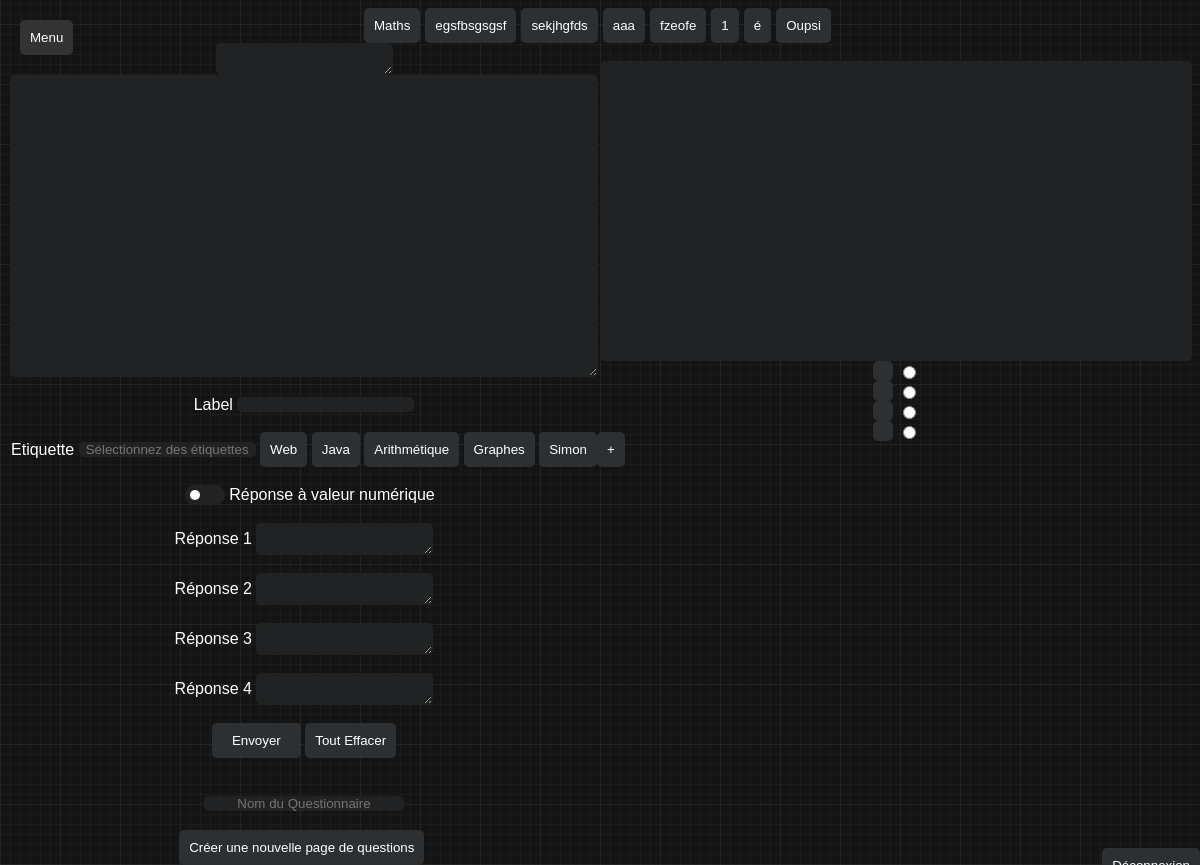
The page /editeur (signed in) on the database its author committed.
### wams/db.py (models this page shows, shortened)
class question(db.Model):
    id = db.Column(db.Integer(), primary_key=True)
    Label = db.Column(db.String(), nullable =False)
    Etiquette = db.Column(db.String(), nullable =False)
    Question = db.Column(db.String(), nullable =False)
    Réponse1 = db.Column(db.String(), nullable =False)
    Réponse2 = db.Column(db.String(), nullable =True)
    Réponse3 = db.Column(db.String(), nullable =True)
    Réponse4 = db.Column(db.String(), nullable =True)
    bonne_reponse = db.Column(db.String())

### wams/routes.py (the view, shortened to what this page needs)
@app.route('/editeur', methods=['GET', 'POST'])
def editeur():
    for tag in Etiquettes.query.all():
        if not(tag.id in globalTags): #Initialise les étiquettes de base
            globalTags.append(tag.id)
    AllQuestion = question.query.all()
    form = Form()
    return render_template('editeur.html', form = form, question = AllQuestion, globalTags=globalTags, len=len(globalTags), len9 = len(globalTags) if len(globalTags)<9 else 9)

### wams/forms.py
class Form(FlaskForm):
    Label = StringField(label='Label')
    Etiquette = StringField(label='Etiquette', render_kw={'readonly': True, 'placeholder' : 'Sélectionnez des étiquettes'})
    Question = TextAreaField(label='Question')
    Réponse1 = TextAreaField(label='Réponse 1')
    Réponse2 = TextAreaField(label='Réponse 2')
    Réponse3 = TextAreaField(label='Réponse 3')
    Réponse4 = TextAreaField(label='Réponse 4')
    bonne_reponse = TextAreaField(label='bonne_reponse')
    submit = SubmitField(label='Envoyer')

### wams/db.py (called while the page is built)
@login_manager.user_loader
def load_user(id):
    return user_info.query.get(int(id))

### wams/templates/editeur.html (shortened to what this page needs)
{% extends 'base.html' %}
{% block content %}
{% if current_user.is_authenticated %}
    <div id="divQuestions">
      {% for question in question %}
          <button data-id="{{ question.id }}" class="update-button">{{ question.Label }}</button>
      {% endfor %}
    </div>
    <div id="divGauche" class="left">
    <form method="POST" id="myForm" style="width: 100%; height: auto;">
        {{form.bonne_reponse()}}
        <br>
        {{form.Question()}}
        <br><br>
        {{form.Label.label()}}
        {{form.Label()}}
        <br><br>
        {{form.Etiquette.label()}}
        {{form.Etiquette}}
        {% for tag in range(0, len9) %}
          <button id = "{{ globalTags[tag] }}" class = "tagButton" type = "button">{{ globalTags[tag] }}</button>
        {% endfor %}
        <button id = "plus" type = "button" class = "plus">+</button>
        <br> <br>
        <input type="checkbox" id = "BoutonValNum" class="checkbox hidden">  <label id="switchBoutonValNum" for="BoutonValNum">Réponse à valeur numérique</label> <label for="switchBoutonValNum">Réponse à valeur numérique</label>
        <br><br>
        <div id = "boutonValNum">
          {{form.Réponse1.label()}}
          {{form.Réponse1()}}
        </div>
        <br><br>
        <div id="QCM">
          {{form.Réponse2.label()}}
          {{form.Réponse2()}}
          <br><br>
          {{form.Réponse3.label()}}
          {{form.Réponse3()}}
          <br><br>
          {{form.Réponse4.label()}}
          {{form.Réponse4()}}
        </div>
        <br><br>
        {{form.submit()}}
        <button type="button" id="reset-button">Tout Effacer</button>
    </form>
      <br> <br>
      <input type="text" id="labelQuestionnaire" placeholder="Nom du Questionnaire">
      <br><br>
      <div class="inline-block">
        <button id="envoyerPageQuestions">Créer une nouvelle page de questions</button>
        <div id="Deconnexion_button_div">
          <form action="{{ url_for('deconnexion') }}" method="POST">
            <button type="submit" id="Deconnexion_button">Déconnexion</button>
          </form>
        </div>
      </div>
    </div>
  <div id="divDroite" class="right">
    <br>
    <div id="visu">
      </div>
    </div>
    <br>
    <div id = boutonsDivDroite>
      <button id="R1"></button> <input type="radio" id="BonneRéponse1" name="choisirReponse" class="radioReponse">
      <br>
      <button id="R2"></button> <input type="radio" id="BonneRéponse2" name="choisirReponse" class="radioReponse">
      <br>
      <button id="R3"></button> <input type="radio" id="BonneRéponse3" name="choisirReponse" class="radioReponse">
      <br>
      <button id="R4"></button> <input type="radio" id="BonneRéponse4" name="choisirReponse" class="radioReponse">
      <br>
      <br>
    </div>
    {% else %}
    <p>Il faut être connecté pour accéder au créateur de questions !</p>
    <a href="{{url_for('connexion')}}">Connexion</a>
    {% endif %}
{% endblock %}

### wams/static/css/style.css (style rules this page uses)
* { text-align: center; vertical-align: middle; padding: 0; text-decoration: none; list-style: none; color: white; }
body { font-family: "Gill Sans", sans-serif; background-image: repeating-linear-gradient(90deg, hsla(57,0%,42%,0.09) 0px, hsla(57,0%,42%,0.09) 1px,transparent 1px, transparent 60px),repeating-linear-gradient(0deg, hsla(57,0%,42%,0.09) 0px, hsla(57,0%,42%,0.09) 1px,transparent 1px, transparent 60px),repeating-linear-gradient(0deg, hsla(57,0%,42%,0.09) 0px, hsla(57,0%,42%,0.09) 1px,transparent 1px, transparent 10px),repeating-linear-gradient(90deg, hsla(57,0%,42%,0.09) 0px, hsla(57,0%,42%,0.09) 1px,transparent 1px, transparent 10px),linear-gradient(90deg, rgb(20,20,20),rgb(20,20,20)); }
div { display: inline-block; width: auto; }
form { display: inline-block; height: auto; }
.left { float: left; width: 50%; }
.right { float: right; width: 50%; }
input { border-radius: 5px; border: none; background-color: #202224; color: white; }
#submit { border-radius: 5px; border: none; background-color:#2d3033; color: white; padding: 10px 20px; transition: background-color 0.5s ease; cursor: pointer; }
button { border-radius: 5px; border: none; background-color: #2d3033; color: white; padding: 10px; transition: background-color 0.5s ease; cursor: pointer; }
textarea { border-radius: 5px; border: 1px solid #202224; font-family: 'Montserrat', sans-serif; background-color: #202224; color: white; }
#Question { width: 99%; height: 300px; border: 0%; padding: 0; }
#visu { text-align: center; width: 100%; height: 300px; background-color: #202224; border-radius: 5px; color: white; }
label { color: white; }
#labelQuestionnaire { width: 200px; }
#plus { position: absolute; }
#switchBoutonValNum { cursor: pointer; text-indent: -9999px; width: 40px; height: 20px; background: #202224; display: inline-block; border-radius: 100px; position:relative; }
#switchBoutonValNum:after { content: ''; position: absolute; top: 5px; left: 5px; width: 10px; height: 10px; background: #fff; border-radius: 90px; transition: 0.3s; }
#divQuestions { display: flex; justify-content: center; align-items: center; }
#Deconnexion_button { position: fixed; right: 0; cursor: pointer; }
.update-button { margin-right: 5px; }
#Deconnexion_button { float: right; }

### rows shown on the page
question: Label "Maths"
question: Label "egsfbsgsgsf"
question: Label "sekjhgfds"
question: Label "aaa"
question: Label "fzeofe"
question: Label "1"
question: Label "é"
question: Label "Oupsi"

### other values the page prints
{{ globalTags[tag] }} "Web" "Java" "Arithmétique" "Graphes" "Simon"
